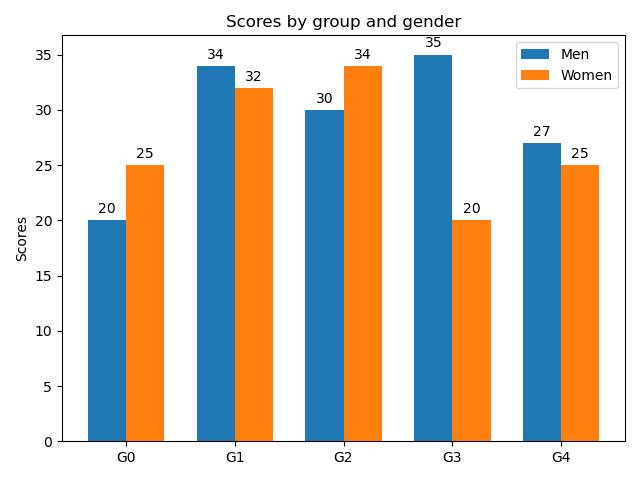

Recreate this plot in Python.
import matplotlib.pyplot as plt
import numpy as np

labels = [f'G{i}' for i in range(5)]
men_means = [20, 34, 30, 35, 27]
women_means = [25, 32, 34, 20, 25]

x = np.arange(len(labels))
width = .35


def main():
    fig, ax = plt.subplots()
    rects1 = ax.bar(x - width / 2, men_means, width, label='Men')
    rects2 = ax.bar(x + width / 2, women_means, width, label='Women')

    ax.set_ylabel('Scores')
    ax.set_title('Scores by group and gender')
    ax.set_xticks(x, labels)
    ax.legend()
    ax.bar_label(rects1, padding=3)
    ax.bar_label(rects2, padding=3)

    fig.tight_layout()
    plt.savefig('main.png')
    return


if __name__ == '__main__':
    main()
